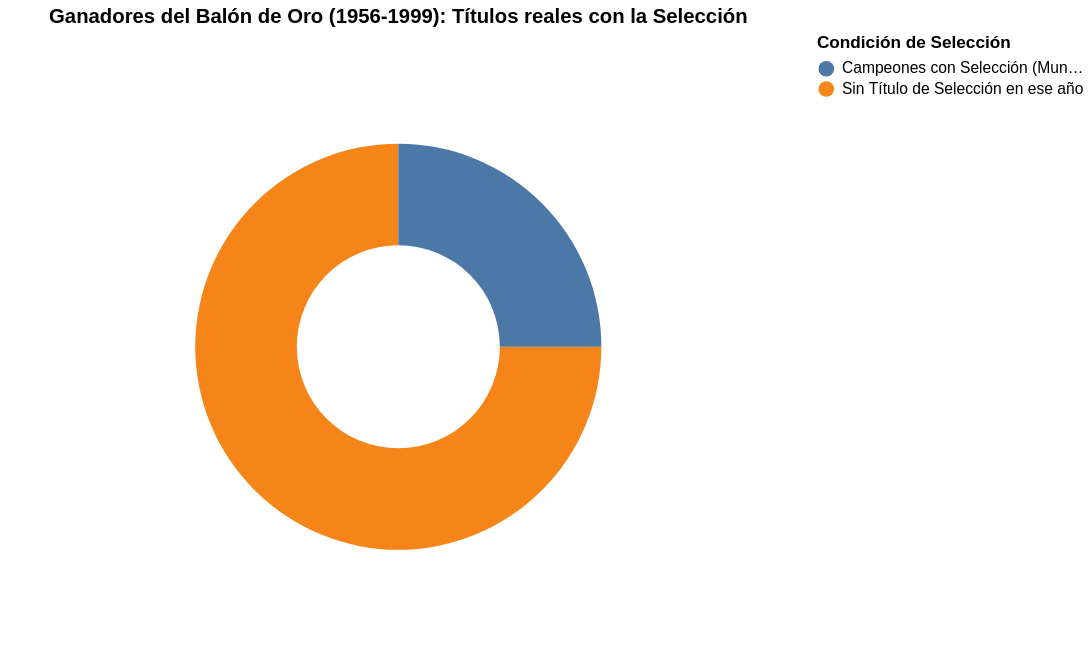

Source (notebook cell):
### Code cell
import altair as alt
import pandas as pd

df['Año_num'] = pd.to_numeric(df['Año'].astype(str).str.extract(r'(\d+)')[0], errors='coerce')
df['Posición_limpia'] = pd.to_numeric(df['Posición'].astype(str).str.extract(r'(\d+)')[0], errors='coerce')

df_filtrado = df[(df['Posición_limpia'] == 1) & (df['Año_num'] >= 1956) & (df['Año_num'] <= 1999)].copy()

def gano_titulo_seleccion_estricto(row):
    mundial = str(row.get('Mundial (Selección y Resultado)', '')).lower()
    continental = str(row.get('Torneo Continental (Euro / Copa América / África / Asia)', '')).lower()

    texto_total = mundial + " " + continental

    if 'subcampeón' in texto_total or 'subcampeon' in texto_total:
        return False

    es_campeon = ('campeón' in texto_total or 'campeon' in texto_total)

    return es_campeon

df_filtrado['Gano_Seleccion_Estricto'] = df_filtrado.apply(gano_titulo_seleccion_estricto, axis=1)

conteo_sel = df_filtrado['Gano_Seleccion_Estricto'].value_counts().reset_index()
conteo_sel.columns = ['Seleccion', 'Cantidad']
conteo_sel['Seleccion'] = conteo_sel['Seleccion'].replace({
    True: 'Campeones con Selección (Mundial/Euro/Copa)',
    False: 'Sin Título de Selección en ese año'
})

total_ganadores = conteo_sel['Cantidad'].sum()
conteo_sel['Porcentaje'] = (conteo_sel['Cantidad'] / total_ganadores) * 100

print(f"Total de ganadores analizados (1956-1999): {total_ganadores}")
display(conteo_sel)

base_sel = alt.Chart(conteo_sel).encode(
    theta=alt.Theta(field="Cantidad", type="quantitative"),
    color=alt.Color(field="Seleccion", type="nominal", title="Condición de Selección")
)

pie_sel = base_sel.mark_arc(outerRadius=130, innerRadius=65).encode(
    tooltip=['Seleccion', 'Cantidad', alt.Tooltip('Porcentaje:Q', format='.1f', title='Porcentaje (%)')]
)

chart_pie_sel = pie_sel.properties(
    title='Ganadores del Balón de Oro (1956-1999): Títulos reales con la Selección',
    width=500,
    height=400
).interactive()

chart_pie_sel.display()

### Figure 1 — Vega-Lite specification as saved in the notebook (floating-point values rounded to 4 significant figures)
{"config": {"view": {"continuousWidth": 300, "continuousHeight": 300}}, "data": {"name": "data-79b7bda31de1f3929193889289dc23f6"}, "mark": {"type": "arc", "innerRadius": 65, "outerRadius": 130}, "encoding": {"color": {"field": "Seleccion", "title": "Condición de Selección", "type": "nominal"}, "theta": {"field": "Cantidad", "type": "quantitative"}, "tooltip": [{"field": "Seleccion", "type": "nominal"}, {"field": "Cantidad", "type": "quantitative"}, {"field": "Porcentaje", "format": ".1f", "title": "Porcentaje (%)", "type": "quantitative"}]}, "height": 400, "params": [{"name": "param_7", "select": {"type": "interval", "encodings": ["x", "y"]}, "bind": "scales"}], "title": "Ganadores del Balón de Oro (1956-1999): Títulos reales con la Selección", "width": 500, "$schema": "https://vega.github.io/schema/vega-lite/v5.20.1.json", "datasets": {"data-79b7bda31de1f3929193889289dc23f6": [{"Seleccion": "Sin Título de Selección en ese año", "Cantidad": 33, "Porcentaje": 75.0}, {"Seleccion": "Campeones con Selección (Mundial/Euro/Copa)", "Cantidad": 11, "Porcentaje": 25.0}]}}
